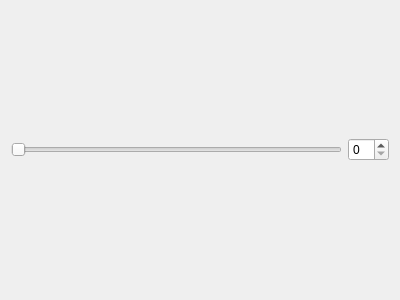
<?xml version="1.0" encoding="UTF-8"?>
<ui version="4.0">
 <class>Form</class>
 <widget class="QWidget" name="Form">
  <property name="geometry">
   <rect>
    <x>0</x>
    <y>0</y>
    <width>400</width>
    <height>300</height>
   </rect>
  </property>
  <property name="windowTitle">
   <string>Form</string>
  </property>
  <layout class="QHBoxLayout" name="horizontalLayout">
   <item>
    <widget class="QSlider" name="horizontalSlider">
     <property name="orientation">
      <enum>Qt::Orientation::Horizontal</enum>
     </property>
    </widget>
   </item>
   <item>
    <widget class="QSpinBox" name="spinBox"/>
   </item>
  </layout>
 </widget>
 <resources/>
 <connections>
  <connection>
   <sender>horizontalSlider</sender>
   <signal>valueChanged(int)</signal>
   <receiver>spinBox</receiver>
   <slot>setValue(int)</slot>
   <hints>
    <hint type="sourcelabel">
     <x>124</x>
     <y>143</y>
    </hint>
    <hint type="destinationlabel">
     <x>351</x>
     <y>154</y>
    </hint>
   </hints>
  </connection>
  <connection>
   <sender>spinBox</sender>
   <signal>valueChanged(int)</signal>
   <receiver>horizontalSlider</receiver>
   <slot>setValue(int)</slot>
   <hints>
    <hint type="sourcelabel">
     <x>362</x>
     <y>146</y>
    </hint>
    <hint type="destinationlabel">
     <x>165</x>
     <y>150</y>
    </hint>
   </hints>
  </connection>
 </connections>
</ui>
